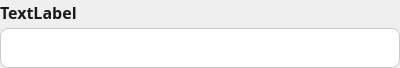
<?xml version="1.0" encoding="UTF-8"?>
<ui version="4.0">
 <class>CustomLineEdit</class>
 <widget class="QWidget" name="CustomLineEdit">
  <property name="geometry">
   <rect>
    <x>0</x>
    <y>0</y>
    <width>400</width>
    <height>68</height>
   </rect>
  </property>
  <property name="sizePolicy">
   <sizepolicy hsizetype="Expanding" vsizetype="Fixed">
    <horstretch>0</horstretch>
    <verstretch>0</verstretch>
   </sizepolicy>
  </property>
  <property name="minimumSize">
   <size>
    <width>0</width>
    <height>68</height>
   </size>
  </property>
  <property name="maximumSize">
   <size>
    <width>16777215</width>
    <height>68</height>
   </size>
  </property>
  <property name="windowTitle">
   <string>Form</string>
  </property>
  <property name="styleSheet">
   <string notr="true">QLabel  {
	background: transparent;
	border: none;
	font-family: Open Sans;
	font-size: 16px;
	font-weight: 600;
	line-height: 24px;
	letter-spacing: 0%;
	color: #1A1A1A;
}

QLineEdit {
	background-color: white;
	border: 1px solid #ccc;
	border-radius: 8px;
	font-weight: 400;
	font-family: Open Sans;
	font-size: 16px;
	line-height: 24px;
	letter-spacing: 0%;
	color: #1A1A1A;
}</string>
  </property>
  <layout class="QVBoxLayout" name="verticalLayout">
   <property name="spacing">
    <number>4</number>
   </property>
   <property name="leftMargin">
    <number>0</number>
   </property>
   <property name="topMargin">
    <number>0</number>
   </property>
   <property name="rightMargin">
    <number>0</number>
   </property>
   <property name="bottomMargin">
    <number>0</number>
   </property>
   <item>
    <widget class="QLabel" name="label">
     <property name="text">
      <string>TextLabel</string>
     </property>
    </widget>
   </item>
   <item>
    <widget class="QLineEdit" name="lineEdit">
     <property name="minimumSize">
      <size>
       <width>0</width>
       <height>40</height>
      </size>
     </property>
     <property name="maximumSize">
      <size>
       <width>16777215</width>
       <height>40</height>
      </size>
     </property>
    </widget>
   </item>
  </layout>
 </widget>
 <resources/>
 <connections/>
</ui>
